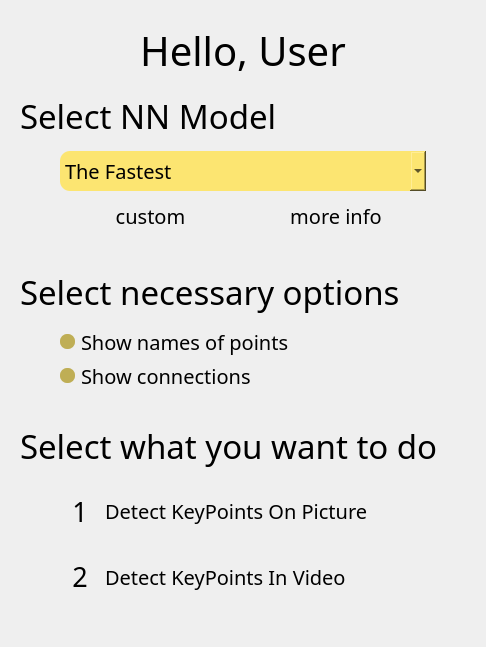
<?xml version="1.0" encoding="UTF-8"?>
<ui version="4.0">
 <class>MainWindow</class>
 <widget class="QMainWindow" name="MainWindow">
  <property name="geometry">
   <rect>
    <x>0</x>
    <y>0</y>
    <width>486</width>
    <height>647</height>
   </rect>
  </property>
  <property name="windowTitle">
   <string>MainWindow</string>
  </property>
  <property name="styleSheet">
   <string notr="true">#centralWidget{
background-color: qlineargradient(spread:
pad, x1:0, y1:1, x2:0, y2:0, 
stop:0 rgba(0, 0, 0, 255), 
stop:0.05 rgba(14, 8, 73, 255), 
stop:0.36 rgba(28, 17, 145, 255), 
stop:0.6 rgba(126, 14, 81, 255), 
stop:0.75 rgba(234, 11, 11, 255), 
stop:0.79 rgba(244, 70, 5, 255), 
stop:0.86 rgba(255, 136, 0, 255), 
stop:0.935 rgba(239, 236, 55, 255));
}</string>
  </property>
  <widget class="QWidget" name="centralwidget">
   <property name="styleSheet">
    <string notr="true">#centralwidget{
background-color: qlineargradient(spread:
pad, x1:0, y1:1, x2:0, y2:0, 
stop:0 #febcca, 
stop:0.935 #a3b2fd);
}</string>
   </property>
   <layout class="QVBoxLayout" name="verticalLayout">
    <property name="spacing">
     <number>5</number>
    </property>
    <property name="leftMargin">
     <number>20</number>
    </property>
    <property name="topMargin">
     <number>20</number>
    </property>
    <property name="rightMargin">
     <number>20</number>
    </property>
    <property name="bottomMargin">
     <number>20</number>
    </property>
    <item>
     <widget class="QLabel" name="label">
      <property name="font">
       <font>
        <family>Corbel</family>
        <pointsize>30</pointsize>
       </font>
      </property>
      <property name="text">
       <string>Hello, User</string>
      </property>
      <property name="alignment">
       <set>Qt::AlignCenter</set>
      </property>
      <property name="margin">
       <number>20</number>
      </property>
     </widget>
    </item>
    <item>
     <layout class="QVBoxLayout" name="verticalLayout_2">
      <item>
       <widget class="QLabel" name="label_5">
        <property name="maximumSize">
         <size>
          <width>1000</width>
          <height>16777215</height>
         </size>
        </property>
        <property name="font">
         <font>
          <family>Corbel</family>
          <pointsize>25</pointsize>
         </font>
        </property>
        <property name="text">
         <string>Select NN Model</string>
        </property>
        <property name="alignment">
         <set>Qt::AlignLeading|Qt::AlignLeft|Qt::AlignVCenter</set>
        </property>
        <property name="margin">
         <number>5</number>
        </property>
       </widget>
      </item>
     </layout>
    </item>
    <item>
     <layout class="QHBoxLayout" name="horizontalLayout">
      <property name="leftMargin">
       <number>40</number>
      </property>
      <property name="rightMargin">
       <number>40</number>
      </property>
      <item>
       <widget class="QComboBox" name="comboBox_nn_model_2">
        <property name="maximumSize">
         <size>
          <width>16777215</width>
          <height>40</height>
         </size>
        </property>
        <property name="font">
         <font>
          <family>Corbel Light</family>
          <pointsize>15</pointsize>
         </font>
        </property>
        <property name="styleSheet">
         <string notr="true">QComboBox  {
	background-color: rgb(252, 229, 113);
	border-radius: 10px;
}</string>
        </property>
        <item>
         <property name="text">
          <string>The Fastest</string>
         </property>
        </item>
        <item>
         <property name="text">
          <string>The most accurate</string>
         </property>
        </item>
        <item>
         <property name="text">
          <string>The balanced one</string>
         </property>
        </item>
       </widget>
      </item>
     </layout>
    </item>
    <item>
     <layout class="QHBoxLayout" name="horizontalLayout_2">
      <property name="leftMargin">
       <number>40</number>
      </property>
      <property name="rightMargin">
       <number>40</number>
      </property>
      <item>
       <widget class="QPushButton" name="load_custom">
        <property name="maximumSize">
         <size>
          <width>16777215</width>
          <height>40</height>
         </size>
        </property>
        <property name="font">
         <font>
          <family>Corbel Light</family>
          <pointsize>15</pointsize>
          <weight>50</weight>
          <bold>false</bold>
         </font>
        </property>
        <property name="styleSheet">
         <string notr="true">QPushButton{
	background-color: rgb(	252, 229, 113);
	border: none;
 	color: rgb(0, 0, 0);
	border-radius: 8px
}
QPushButton:hover { 
	background-color: rgb(235, 214, 105); 
}
QPushButton:pressed { 
	background-color: rgb(195, 177, 87); 
}
</string>
        </property>
        <property name="text">
         <string>custom</string>
        </property>
        <property name="checkable">
         <bool>false</bool>
        </property>
       </widget>
      </item>
      <item>
       <widget class="QPushButton" name="btn_more_info">
        <property name="maximumSize">
         <size>
          <width>16777215</width>
          <height>40</height>
         </size>
        </property>
        <property name="font">
         <font>
          <family>Corbel Light</family>
          <pointsize>15</pointsize>
          <weight>50</weight>
          <bold>false</bold>
         </font>
        </property>
        <property name="styleSheet">
         <string notr="true">QPushButton{
	background-color: rgb(	252, 229, 113);
	border: none;
 	color: rgb(0, 0, 0);
	border-radius: 8px
}
QPushButton:hover { 
	background-color: rgb(235, 214, 105); 
}
QPushButton:pressed { 
	background-color: rgb(195, 177, 87); 
}
</string>
        </property>
        <property name="text">
         <string>more info</string>
        </property>
        <property name="checkable">
         <bool>false</bool>
        </property>
       </widget>
      </item>
     </layout>
    </item>
    <item>
     <spacer name="verticalSpacer">
      <property name="orientation">
       <enum>Qt::Vertical</enum>
      </property>
      <property name="sizeType">
       <enum>QSizePolicy::Maximum</enum>
      </property>
      <property name="sizeHint" stdset="0">
       <size>
        <width>20</width>
        <height>20</height>
       </size>
      </property>
     </spacer>
    </item>
    <item>
     <widget class="QLabel" name="label_7">
      <property name="font">
       <font>
        <family>Corbel</family>
        <pointsize>25</pointsize>
       </font>
      </property>
      <property name="text">
       <string>Select necessary options</string>
      </property>
      <property name="alignment">
       <set>Qt::AlignLeading|Qt::AlignLeft|Qt::AlignVCenter</set>
      </property>
      <property name="margin">
       <number>5</number>
      </property>
     </widget>
    </item>
    <item>
     <layout class="QHBoxLayout" name="horizontalLayout_3">
      <item>
       <spacer name="horizontalSpacer_5">
        <property name="orientation">
         <enum>Qt::Horizontal</enum>
        </property>
        <property name="sizeType">
         <enum>QSizePolicy::Fixed</enum>
        </property>
        <property name="sizeHint" stdset="0">
         <size>
          <width>40</width>
          <height>20</height>
         </size>
        </property>
       </spacer>
      </item>
      <item>
       <widget class="QCheckBox" name="checkBox_show_p_names">
        <property name="font">
         <font>
          <family>Corbel Light</family>
          <pointsize>15</pointsize>
         </font>
        </property>
        <property name="styleSheet">
         <string notr="true">QCheckBox::indicator {
    width: 15px;
    height: 15px;
	background-color: rgb(252, 229, 113);
	border-radius: 7px;
 }
QCheckBox::indicator:unchecked  {
	background-color: rgb(191, 174, 85);
}

QCheckBox::indicator:checked   {
	background-color: rgb(252, 229, 113);
}</string>
        </property>
        <property name="text">
         <string>Show names of points</string>
        </property>
       </widget>
      </item>
     </layout>
    </item>
    <item>
     <layout class="QHBoxLayout" name="horizontalLayout_4">
      <item>
       <spacer name="horizontalSpacer_6">
        <property name="orientation">
         <enum>Qt::Horizontal</enum>
        </property>
        <property name="sizeType">
         <enum>QSizePolicy::Fixed</enum>
        </property>
        <property name="sizeHint" stdset="0">
         <size>
          <width>40</width>
          <height>20</height>
         </size>
        </property>
       </spacer>
      </item>
      <item>
       <widget class="QCheckBox" name="checkBox_show_connections">
        <property name="font">
         <font>
          <family>Corbel Light</family>
          <pointsize>15</pointsize>
         </font>
        </property>
        <property name="styleSheet">
         <string notr="true">QCheckBox::indicator {
    width: 15px;
    height: 15px;
	background-color: rgb(252, 229, 113);
	border-radius: 7px;
 }
QCheckBox::indicator:unchecked  {
	background-color: rgb(191, 174, 85);
}

QCheckBox::indicator:checked   {
	background-color: rgb(252, 229, 113);
}</string>
        </property>
        <property name="text">
         <string>Show connections</string>
        </property>
       </widget>
      </item>
     </layout>
    </item>
    <item>
     <spacer name="verticalSpacer_4">
      <property name="orientation">
       <enum>Qt::Vertical</enum>
      </property>
      <property name="sizeType">
       <enum>QSizePolicy::Maximum</enum>
      </property>
      <property name="sizeHint" stdset="0">
       <size>
        <width>20</width>
        <height>20</height>
       </size>
      </property>
     </spacer>
    </item>
    <item>
     <widget class="QLabel" name="label_6">
      <property name="font">
       <font>
        <family>Corbel</family>
        <pointsize>25</pointsize>
       </font>
      </property>
      <property name="text">
       <string>Select what you want to do</string>
      </property>
      <property name="alignment">
       <set>Qt::AlignLeading|Qt::AlignLeft|Qt::AlignVCenter</set>
      </property>
      <property name="margin">
       <number>5</number>
      </property>
     </widget>
    </item>
    <item>
     <layout class="QHBoxLayout" name="horizontalLayout_5">
      <item>
       <spacer name="horizontalSpacer_7">
        <property name="orientation">
         <enum>Qt::Horizontal</enum>
        </property>
        <property name="sizeType">
         <enum>QSizePolicy::Fixed</enum>
        </property>
        <property name="sizeHint" stdset="0">
         <size>
          <width>40</width>
          <height>20</height>
         </size>
        </property>
       </spacer>
      </item>
      <item>
       <widget class="QPushButton" name="btn_keyPoints_on_picture_2">
        <property name="maximumSize">
         <size>
          <width>40</width>
          <height>40</height>
         </size>
        </property>
        <property name="font">
         <font>
          <family>Corbel Light</family>
          <pointsize>20</pointsize>
          <weight>50</weight>
          <bold>false</bold>
         </font>
        </property>
        <property name="styleSheet">
         <string notr="true">QPushButton{
	background-color: rgb(	252, 229, 113);
	border: none;
 	color: rgb(0, 0, 0);
	border-radius: 8px
}
QPushButton:hover { 
	background-color: rgb(235, 214, 105); 
}
QPushButton:pressed { 
	background-color: rgb(195, 177, 87); 
}
</string>
        </property>
        <property name="text">
         <string>1</string>
        </property>
        <property name="checkable">
         <bool>false</bool>
        </property>
       </widget>
      </item>
      <item>
       <widget class="QLabel" name="label_4">
        <property name="font">
         <font>
          <family>Corbel Light</family>
          <pointsize>15</pointsize>
         </font>
        </property>
        <property name="text">
         <string>Detect KeyPoints On Picture</string>
        </property>
        <property name="alignment">
         <set>Qt::AlignLeading|Qt::AlignLeft|Qt::AlignVCenter</set>
        </property>
        <property name="margin">
         <number>5</number>
        </property>
       </widget>
      </item>
     </layout>
    </item>
    <item>
     <layout class="QHBoxLayout" name="horizontalLayout_6">
      <item>
       <spacer name="horizontalSpacer_8">
        <property name="orientation">
         <enum>Qt::Horizontal</enum>
        </property>
        <property name="sizeType">
         <enum>QSizePolicy::Fixed</enum>
        </property>
        <property name="sizeHint" stdset="0">
         <size>
          <width>40</width>
          <height>20</height>
         </size>
        </property>
       </spacer>
      </item>
      <item>
       <widget class="QPushButton" name="btn_keyPoints_in_video_2">
        <property name="maximumSize">
         <size>
          <width>40</width>
          <height>40</height>
         </size>
        </property>
        <property name="font">
         <font>
          <family>Corbel Light</family>
          <pointsize>20</pointsize>
          <weight>50</weight>
          <bold>false</bold>
         </font>
        </property>
        <property name="styleSheet">
         <string notr="true">QPushButton{
	background-color: rgb(	252, 229, 113);
	border: none;
 	color: rgb(0, 0, 0);
	border-radius: 8px
}
QPushButton:hover { 
	background-color: rgb(235, 214, 105); 
}
QPushButton:pressed { 
	background-color: rgb(195, 177, 87); 
}
</string>
        </property>
        <property name="text">
         <string>2</string>
        </property>
        <property name="checkable">
         <bool>false</bool>
        </property>
       </widget>
      </item>
      <item>
       <widget class="QLabel" name="label_9">
        <property name="font">
         <font>
          <family>Corbel Light</family>
          <pointsize>15</pointsize>
         </font>
        </property>
        <property name="text">
         <string>Detect KeyPoints In Video</string>
        </property>
        <property name="alignment">
         <set>Qt::AlignLeading|Qt::AlignLeft|Qt::AlignVCenter</set>
        </property>
        <property name="margin">
         <number>5</number>
        </property>
       </widget>
      </item>
     </layout>
    </item>
    <item>
     <spacer name="verticalSpacer_2">
      <property name="orientation">
       <enum>Qt::Vertical</enum>
      </property>
      <property name="sizeType">
       <enum>QSizePolicy::Maximum</enum>
      </property>
      <property name="sizeHint" stdset="0">
       <size>
        <width>20</width>
        <height>20</height>
       </size>
      </property>
     </spacer>
    </item>
   </layout>
  </widget>
 </widget>
 <resources/>
 <connections/>
</ui>
